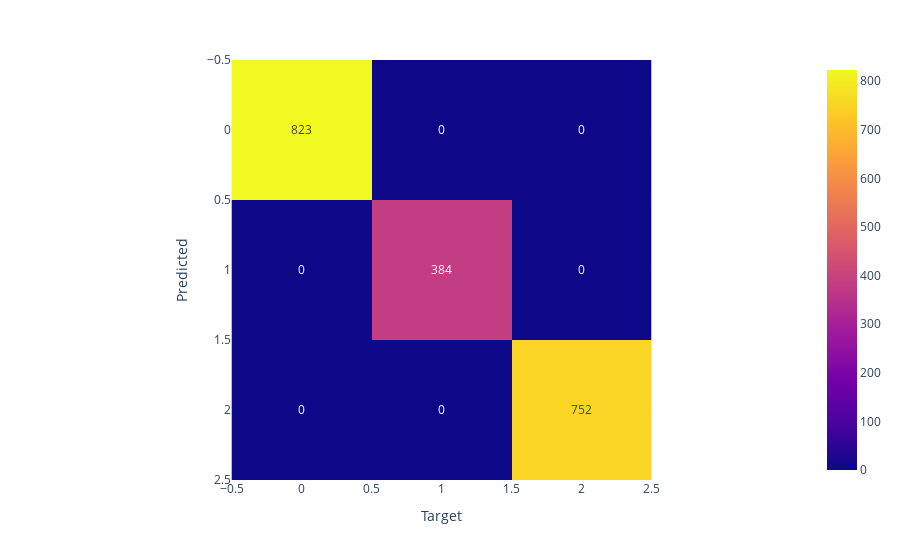

Notebook code for this chart:
### Code cell
knn_preds = grid_search_knn.predict(x_test)
build_matrix(y_test, knn_preds)

### Figure 1 — Plotly figure (JSON) as saved in the notebook; plotly's stock layout.template omitted (floating-point values rounded to 4 significant figures)
{"data": [{"coloraxis": "coloraxis", "hovertemplate": "x: %{x}<br>y: %{y}<br>color: %{z}<extra></extra>", "name": "0", "texttemplate": "%{z}", "type": "heatmap", "xaxis": "x", "yaxis": "y", "z": [[823, 0, 0], [0, 384, 0], [0, 0, 752]]}], "layout": {"coloraxis": {"colorscale": [[0, "#0d0887"], [0.1111, "#46039f"], [0.2222, "#7201a8"], [0.3333, "#9c179e"], [0.4444, "#bd3786"], [0.5556, "#d8576b"], [0.6667, "#ed7953"], [0.7778, "#fb9f3a"], [0.8889, "#fdca26"], [1, "#f0f921"]]}, "margin": {"t": 60}, "xaxis": {"anchor": "y", "constrain": "domain", "domain": [0, 1], "scaleanchor": "y", "title": {"text": "Target"}}, "yaxis": {"anchor": "x", "autorange": "reversed", "constrain": "domain", "domain": [0, 1], "title": {"text": "Predicted"}}}}
